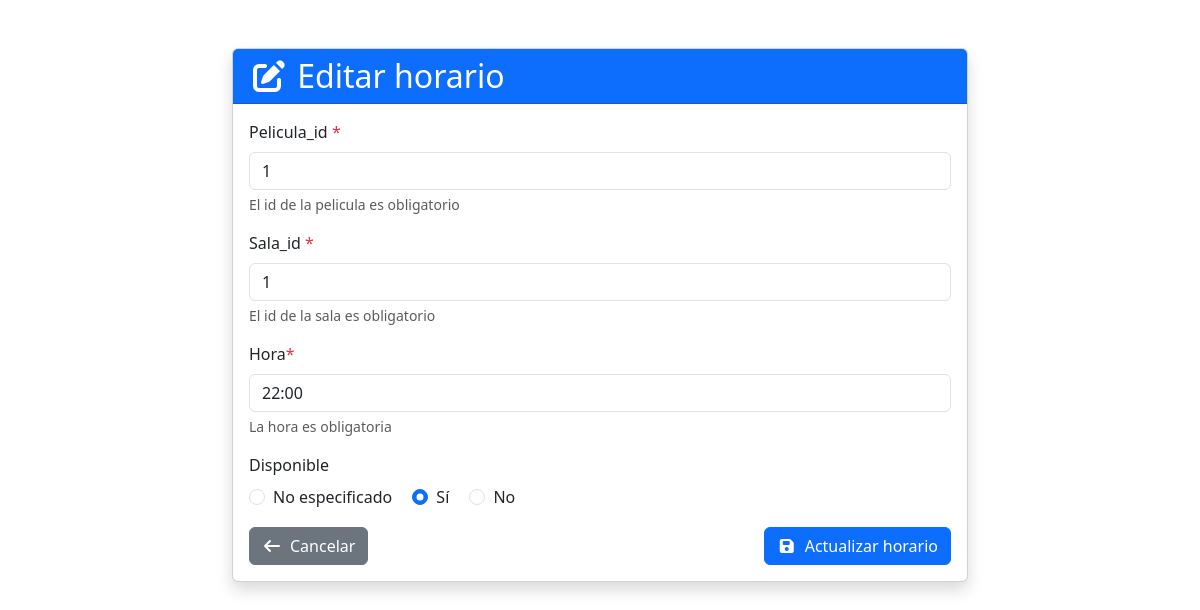
/horarios/1/edit, run on the app's committed database.
### app/models/horario.py (models this page shows)
class Horario(Base):
    __tablename__ = "horarios" #nombre de la tabla en bd
    id: Mapped[int] = mapped_column(Integer, primary_key=True, autoincrement=True)
    pelicula_id: Mapped[int] = mapped_column(Integer,nullable=False)
    sala_id: Mapped[int] = mapped_column(ForeignKey("salas.id"), nullable=False)
    sala: Mapped["SalaORM"] = relationship("SalaORM")
    hora: Mapped[str] = mapped_column(String, nullable=False)
    disponible:Mapped[bool] = mapped_column(Boolean, nullable=False)

### app/routers/web/horarios.py (the view)
@router.get("/{horario_id}/edit", response_class=HTMLResponse)
def show_edit_form(request: Request, horario_id: int, db: Session = Depends(get_db)):
    horario = db.execute(select(Horario).where(Horario.id == horario_id)
                         .options(joinedload(Horario.sala))).scalar_one_or_none()
    if horario is None:
        raise HTTPException(status_code=404, detail="404 - Horario no encontrado")
    return templates.TemplateResponse("horarios/form.html", {"request": request, "horario": horario})

### app/templates/horarios/form.html (shortened to what this page needs)
<!DOCTYPE html>
<html lang="en">
<head>
    <link href="https://cdn.jsdelivr.net/npm/bootstrap@5.3.8/dist/css/bootstrap.min.css" rel="stylesheet">
    <link rel="stylesheet" href="https://cdnjs.cloudflare.com/ajax/libs/font-awesome/7.0.1/css/all.min.css" />
</head>
<body>
    <div class="container mt-5">
        <div class="row justify-content-center">
            <div class="col-md-8">
                <div class="card shadow">
                    <div class="card-header bg-primary text-white">
                        <h2 class="card-title mb-0">
                            <i class="fa-solid fa-{% if horario %}pen-to-square{% else %}plus{% endif %}"></i>
                            {% if horario %}Editar horario{% else %}Crear nuevo horario{% endif %}
                        </h2>
                    </div>
                    <div class="card-body">
                        <form method="post" action="{% if horario %}/horarios/{{ horario.id }}/edit{% else %}/horarios/new{% endif %}">
                            <div class="mb-3">
                                <label for="pelicula_id" class="form-label">Pelicula_id <span class="text-danger">*</span></label>
                                <input
                                    type="number"
                                    class="form-control"
                                    id="pelicula_id"
                                    name="pelicula_id"
                                    value="{% if form_data %}{{ form_data.get('pelicula_id', '') }}{% elif horario %}{{ horario.pelicula_id }}{% endif %}"
                                    required
                                    min="1"
                                >
                                <div class="form-text">El id de la pelicula es obligatorio</div>
                            </div>
                            <div class="mb-3">
                                <label for="sala_id" class="form-label">Sala_id <span class="text-danger">*</span></label>
                                <input
                                    type="number"
                                    class="form-control"
                                    id="sala_id"
                                    name="sala_id"
                                    value="{% if form_data %}{{ form_data.get('sala_id', '') }}{% elif horario %}{{ horario.sala_id }}{% endif %}"
                                    required
                                    min="1"
                                >
                                <div class="form-text">El id de la sala es obligatorio</div>
                            </div>
                            <div class="mb-3">
                                <label for="hora" class="form-label">Hora<span class="text-danger">*</span></label>
                                <input
                                    type="text"
                                    class="form-control"
                                    id="hora"
                                    name="hora"
                                    value="{% if form_data %}{{ form_data.get('hora', '') }}{% elif horario %}{{ horario.hora }}{% endif %}"
                                    required>
                                    <div class="form-text">La hora es obligatoria</div>
                            </div>
                            <div class="mb-3">
                                <label class="form-label">Disponible</label>
                                <div>
                                    <div class="form-check form-check-inline">
                                        <input
                                            class="form-check-input"
                                            type="radio"
                                            name="disponible"
                                            id="disponible_none"
                                            value=""
                                        >
                                        <label class="form-check-label" for="disponible_none">
                                            No especificado
                                        </label>
                                    </div>
                                    <div class="form-check form-check-inline">
                                        <input
                                            class="form-check-input"
                                            type="radio"
                                            name="disponible"
                                            id="disponible_true"
                                            value="true"
                                            {% if form_data and form_data.get('disponible') == 'true' %}checked{% elif horario and horario.disponible is not none and horario.disponible %}checked{% endif %}
                                        >
                                        <label class="form-check-label" for="disponible_true">
                                            Sí
                                        </label>
                                    </div>
                                    <div class="form-check form-check-inline">
                                        <input
                                            class="form-check-input"
                                            type="radio"
                                            name="disponible"
                                            id="disponible_false"
                                            value="false"
                                        >
                                        <label class="form-check-label" for="disponible_false">
                                            No
                                        </label>
                                    </div>
                                </div>
                            </div>
                            <div class="d-flex justify-content-between">
                                <a href="/horarios" class="btn btn-secondary">
                                    <i class="fa-solid fa-arrow-left me-2"></i>Cancelar
                                </a>
                                <button type="submit" class="btn btn-primary">
                                    <i class="fa-solid fa-floppy-disk me-2"></i>{% if horario %}Actualizar{% else %}Crear{% endif %} horario
                                </button>
                            </div>
                        </form>
                    </div>
                </div>
            </div>
        </div>
    </div>
</body>
</html>

### data on the page
Horario: pelicula_id "1", sala_id "1", hora "22:00", disponible "☐ No especificado", disponible "☑ Sí", disponible "☐ No"
